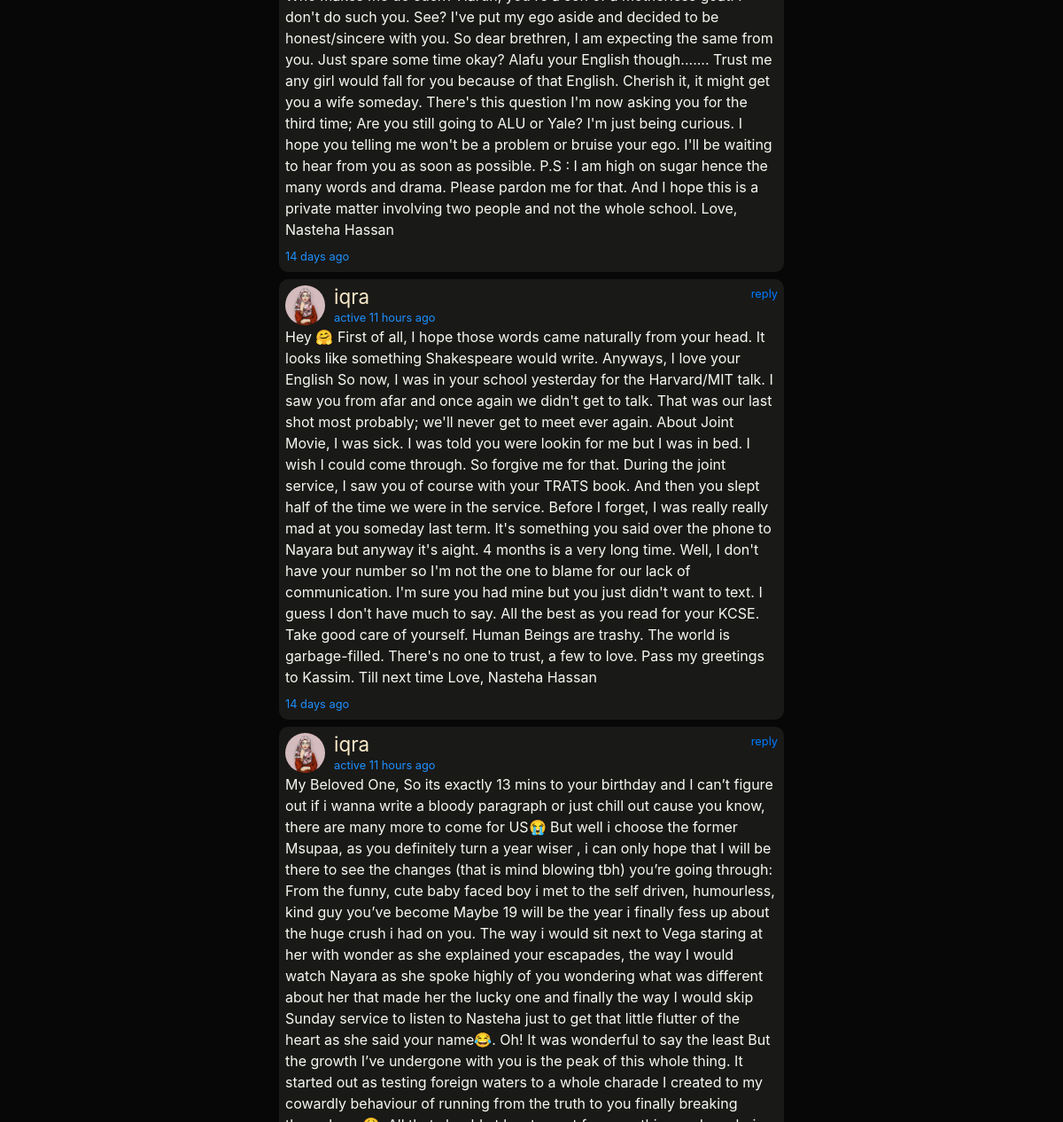
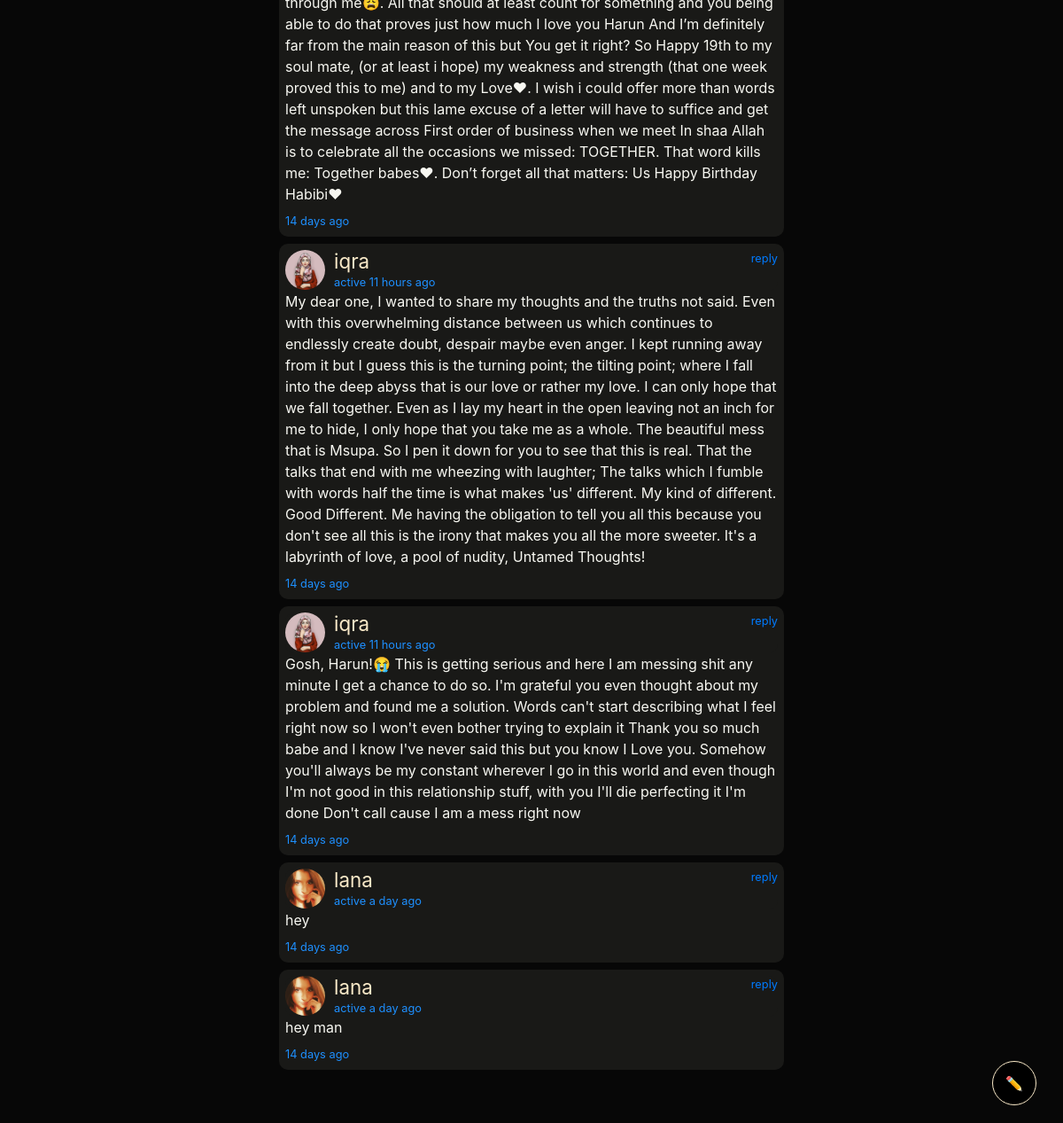
/messages (signed in, lower part), run on an earlier commit of the app's database (2 pictures, top to bottom).
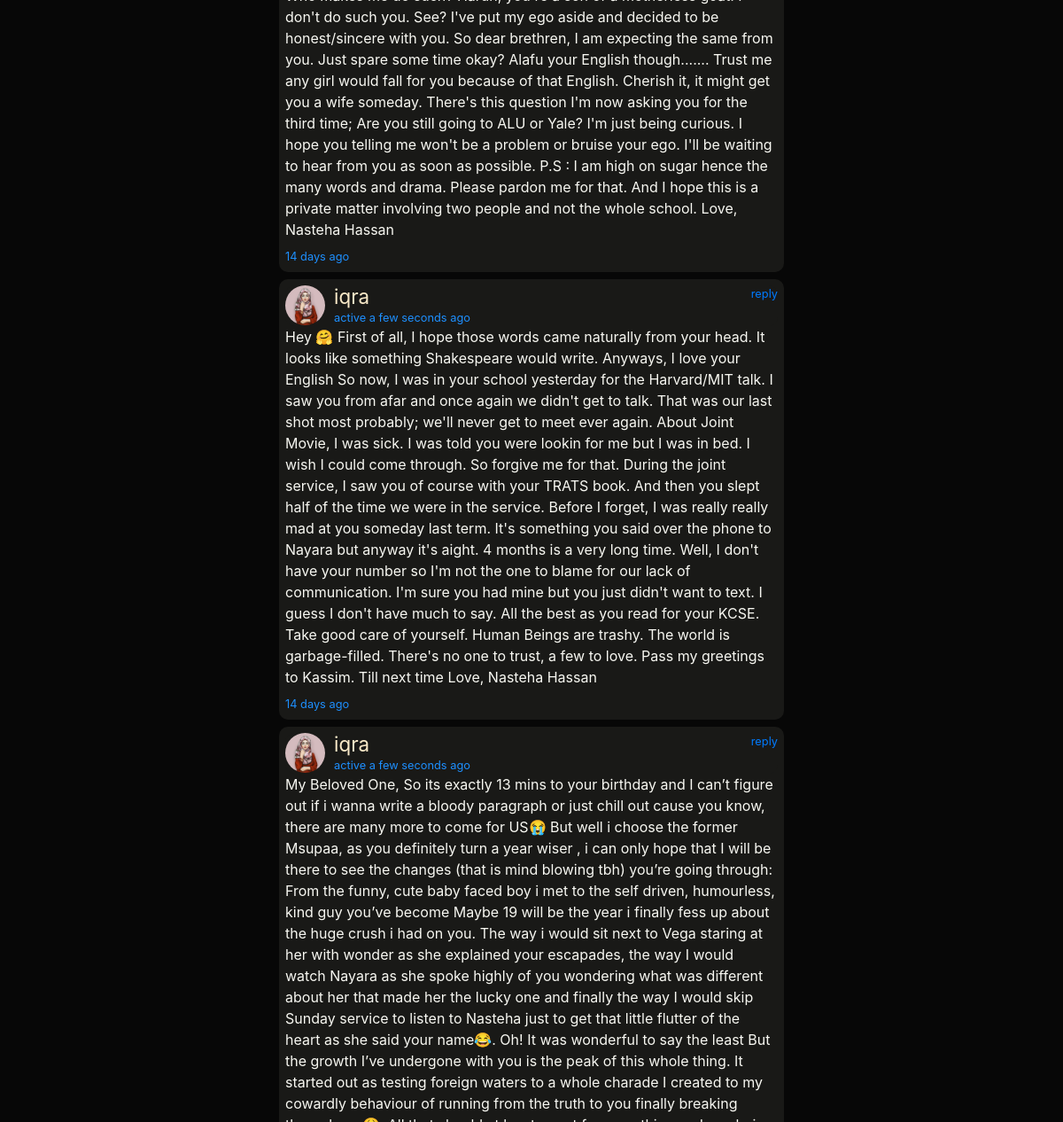
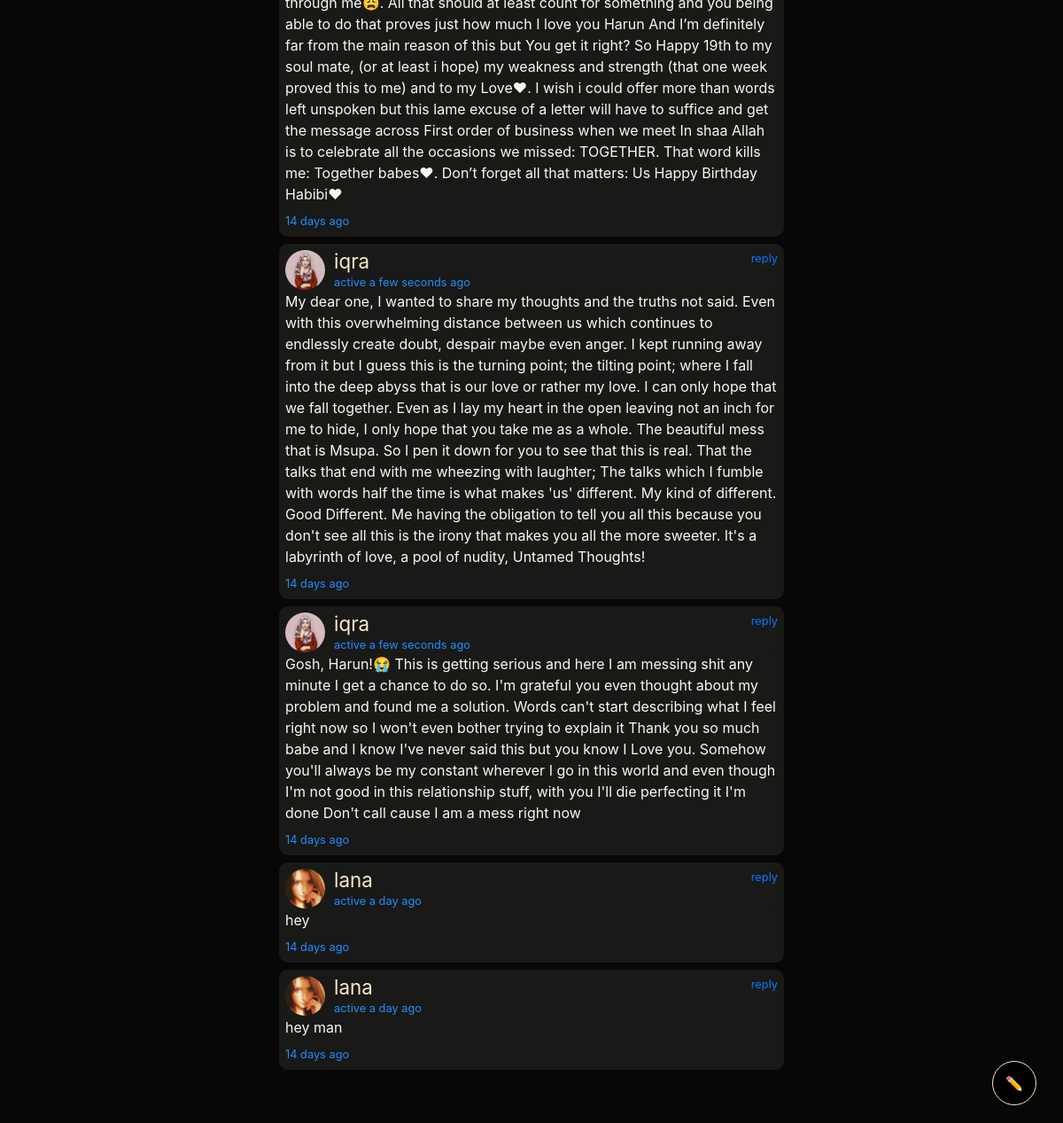
And on a later commit of the database (2 pictures, top to bottom).
### bambiv3/models.py (models this page shows, shortened)
class User(db.Model, UserMixin):
	id = db.Column(db.Integer, primary_key=True)
	username = db.Column(db.String(20), unique=True, nullable=False)
	email = db.Column(db.String(120), unique=True, nullable=False)
	image_file = db.Column(db.String(20), nullable=False, default='default.jpg')
	password = db.Column(db.String(60), nullable=False)
	last_seen = db.Column(db.DateTime, default=datetime.utcnow)
	department = db.Column(db.String(20), nullable=False)
	student_number = db.Column(db.Integer(), unique=True, nullable=False)
	age = db.Column(db.Integer(), nullable=False)
	country = db.Column(db.String(20), nullable=False)
	hobby = db.Column(db.String(20), nullable=False)
	bio = db.Column(db.String(120), nullable=True)
	private = db.Column(db.Boolean, default=False, nullable=False)
	posts = db.relationship('Post', backref='author', lazy=True)
	products = db.relationship('Product', backref='author', lazy=True)
	followed = db.relationship(
		'User', secondary=followers,
		primaryjoin=(followers.c.follower_id == id),
		secondaryjoin=(followers.c.followed_id == id),
		backref=db.backref('followers', lazy='dynamic'), lazy='dynamic')
	messages_sent = db.relationship('Message',
									foreign_keys='Message.sender_id',
									backref='author', lazy='dynamic')
	messages_received = db.relationship('Message',
										foreign_keys='Message.recipient_id',
										backref='recipient', lazy='dynamic')
	last_message_read_time = db.Column(db.DateTime)
	def new_messages(self):
		last_read_time = self.last_message_read_time or datetime(1900, 1, 1)
		return Message.query.filter_by(recipient=self).filter(
			Message.timestamp > last_read_time).count()

### bambiv3/routes.py (the view)
@app.route('/messages')
@login_required
def messages():
	current_user.last_message_read_time = datetime.utcnow()
	db.session.commit()
	messages = current_user.messages_received.order_by(m.timestamp.desc())
	users = User.query.all()
	return render_template('messages.html', messages=messages, users=users)

### bambiv3/models.py (called while the page is built)
@login_manager.user_loader
def load_user(user_id):
	return User.query.get(int(user_id))

### bambiv3/routes.py (called while the page is built)
@app.before_request
def before_request():
	if current_user.is_authenticated:
		current_user.last_seen = datetime.utcnow()
		db.session.commit()

### bambiv3/templates/messages.html (shortened to what this page needs)
{% extends "layout.html" %}
{% block content %}
<div class="container-fluid">
  <div class="row">
    <div class="col-lg-3 d-none d-lg-block">
</div>
    <div class="col-lg-6">
   {% for message in messages %}
    <div class="post mb-2">
      <header style="padding:0;">
          <img src="{{ url_for('static', filename='profile_pics/' + message.author.image_file) }}" alt="profile pic" class="profile-thumbnail">
          <div class="profile-name">
            <h3 data-toggle="popover"><a href="{{url_for('user_posts', username=message.author.username)}}" style="color:#F9E9C8;">{{message.author.username}}
           </a></h3>
            <small>active {{ moment(message.author.last_seen).fromNow() }}</small>
          </div>
          <div class="follow-btn">
            <small><a href="{{ url_for('send_message',recipient=message.author.username) }}" style="text-decoration:none;">reply</a></small>
          </div>
        </header>
        <div id="inner">
          <p>{{message.body | safe | urlize(40, target='_blank')}}</p>
        </div>
        <footer>
            <div class="Retweets">
               <small class="date">{{ moment(message.timestamp).fromNow() }}</small>
            </div>
        </footer>
    </div>
  {% endfor %}
</div>
{% endblock content %}

What changed in the data, as far as the page shows it:
changed User: last_seen "11 hours ago" → "a few seconds ago"
